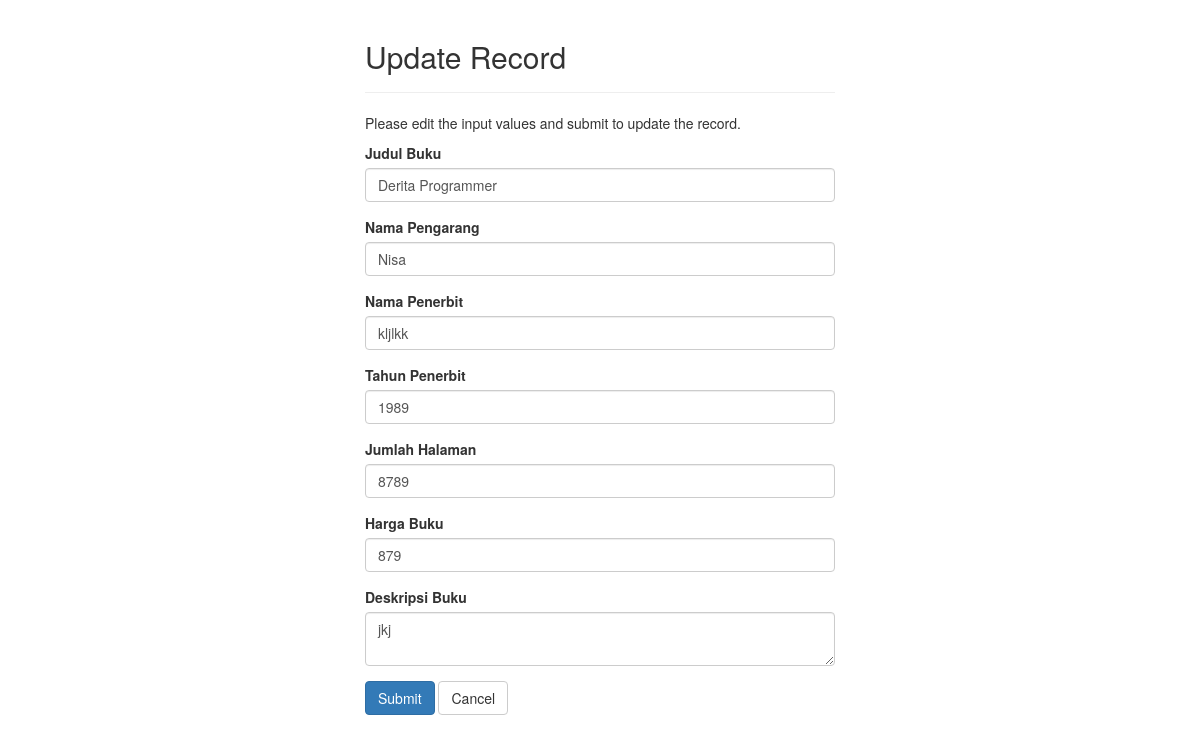
The app's page /update.php?id=2 with its own data.
### tables this page shows
CREATE TABLE `tabel_buku` (
  `id` int(11) NOT NULL,
  `judul` varchar(50) NOT NULL,
  `pengarang` varchar(50) NOT NULL,
  `penerbit` varchar(30) NOT NULL,
  `tahun` year(4) NOT NULL,
  `jumlah` int(10) NOT NULL,
  `harga` int(20) NOT NULL,
  `detail` varchar(1000) NOT NULL
);

### update.php (the view, shortened to what this page needs)
<?php
require_once "config.php";
$judul = $pengarang = $penerbit = $tahun = $jumlah = $harga = $detail = "";
$judul_err = $pengarang_err = $penerbit_err =  $tahun_err = $jumlah_err =  $harga_err = $detail_err ="";
if(isset($_POST["id"]) && !empty($_POST["id"])){
    $id = $_POST["id"];
   $input_judul = trim($_POST["judul"]);
   if(empty($input_judul)){
       $judul_err = "Isi Judul Buku";
   } else{
       $judul = $input_judul;
   }
   $input_pengarang = trim($_POST["pengarang"]);
   if(empty($input_pengarang)){
       $pengarang_err = "Isi Nama pengarang";
   } else{
       $pengarang = $input_pengarang;
   }
    $input_penerbit = trim($_POST["penerbit"]);
    if(empty($input_penerbit)){
        $penerbit_err = "Isi Nama Penerbit";
    } else{
        $penerbit = $input_penerbit;
    }
    $input_tahun = trim($_POST["tahun"]);
    if(empty($input_tahun)){
        $tahun_err = "Isi Tahun Penerbit";
    } else{
        $tahun = $input_tahun;
    }
    $input_jumlah = trim($_POST["jumlah"]);
    if(empty($input_jumlah)){
        $jumlah_err = "Isi Jumlah Halaman";
    } else{
        $jumlah = $input_jumlah;
    }
    $input_harga = trim($_POST["harga"]);
    if(empty($input_harga)){
        $harga_err = "Isi Harga Buku";
    } else{
        $harga = $input_harga;
    }
    $input_detail = trim($_POST["detail"]);
    if(empty($input_detail)){
        $detail_err = "Isi Detail Buku";
    } else{
        $detail = $input_detail;
    }
    if(empty($judul_err) && empty($pengarang_err) && empty($penerbit_err) && empty($tahun_err) && empty($jumlah_err) && empty($harga_err) && empty($detail_err)){
        $sql = "UPDATE tabel_buku SET judul=?, pengarang=?, penerbit=?, tahun=? , jumlah=?, harga=?, detail=? WHERE id=?";
        if($stmt = mysqli_prepare($link, $sql)){
            mysqli_stmt_bind_param($stmt, "sssssssi", $param_judul, $param_pengarang, $param_penerbit, $param_tahun, $param_jumlah, $param_harga, $param_detail , $param_id );
            $param_judul = $judul;
            $param_pengarang = $pengarang;
            $param_penerbit = $penerbit;
            $param_tahun = $tahun;
            $param_jumlah = $jumlah;
            $param_harga = $harga;
            $param_detail = $detail;
            $param_id = $id;
            if(mysqli_stmt_execute($stmt)){
                header("location: index.php");
                exit();
            } else{
                echo "Something went wrong. Please try again later.";
            }
        }
        mysqli_stmt_close($stmt);
    }
    mysqli_close($link);
} else{
    if(isset($_GET["id"]) && !empty(trim($_GET["id"]))){
        $sql = "SELECT * FROM tabel_buku WHERE id = ?";
        if($stmt = mysqli_prepare($link, $sql)){
            mysqli_stmt_bind_param($stmt, "i", $param_id);
            if(mysqli_stmt_execute($stmt)){
                $result = mysqli_stmt_get_result($stmt);
                if(mysqli_num_rows($result) == 1){
                    $row = mysqli_fetch_array($result, MYSQLI_ASSOC);
                    $judul = $row["judul"];
                    $pengarang = $row["pengarang"];
                    $penerbit = $row["penerbit"];
                    $tahun = $row["tahun"];
                    $jumlah = $row["jumlah"];
                    $harga = $row["harga"];
                    $detail = $row["detail"];
                } else{
                    header("location: error.php");
                    exit();
                }
            } else{
                echo "Oops! Something went wrong. Please try again later.";
            }
        }
    }  else{
        header("location: error.php");
        exit();
    }
}
?>
<!DOCTYPE html>
<html lang="en">
<head>
    <link rel="stylesheet" href="https://maxcdn.bootstrapcdn.com/bootstrap/3.3.7/css/bootstrap.css">
</head>
<body>
    <div class="wrapper">
        <div class="container-fluid">
            <div class="row">
                <div class="col-md-12">
                    <div class="page-header">
                        <h2>Update Record</h2>
                    </div>
                    <p>Please edit the input values and submit to update the record.</p>
                    <form action="<?php echo htmlspecialchars(basename($_SERVER['REQUEST_URI'])); ?>" method="post">
                    <div class="form-group <?php echo (!empty($judul_err)) ? 'has-error' : ''; ?>">
                                <label>Judul Buku</label>
                            <input type="text" name="judul" class="form-control" value="<?php echo $judul; ?>">
                        </div>
                        <div class="form-group <?php echo (!empty($pengarang_err)) ? 'has-error' : ''; ?>">
                            <label>Nama Pengarang</label>
                            <input type="text" name="pengarang" class="form-control" value="<?php echo $pengarang; ?>">
                        </div>
                        <div class="form-group <?php echo (!empty($penerbit_err)) ? 'has-error' : ''; ?>">
                            <label>Nama Penerbit</label>
                            <input type="text" name="penerbit" class="form-control" value="<?php echo $penerbit; ?>">
                        </div>
                        <div class="form-group <?php echo (!empty($tahun_err)) ? 'has-error' : ''; ?>">
                            <label>Tahun Penerbit</label>
                            <input type="text" name="tahun" class="form-control" value="<?php echo $tahun; ?>">
                        </div>
                        <div class="form-group <?php echo (!empty($jumlah_err)) ? 'has-error' : ''; ?>">
                            <label>Jumlah Halaman</label>
                            <input type="text" name="jumlah" class="form-control" value="<?php echo $jumlah; ?>">
                        </div>
                        <div class="form-group <?php echo (!empty($harga_err)) ? 'has-error' : ''; ?>">
                            <label>Harga Buku</label>
                            <input type="text" name="harga" class="form-control" value="<?php echo $harga; ?>">
                        </div>
                        <div class="form-group <?php echo (!empty($detail_err)) ? 'has-error' : ''; ?>">
                            <label>Deskripsi Buku</label>
                            <textarea name="detail" class="form-control"><?php echo $detail; ?></textarea>
                        </div>
                        <input type="submit" class="btn btn-primary" value="Submit">
                        <a href="home.php" class="btn btn-default">Cancel</a>
                    </form>
                </div>
            </div>
        </div>
    </div>
</body>
</html>

### update.php (style rules this page uses)
.wrapper { width: 500px; margin: 0 auto; }

### records on screen
tabel_buku: judul "Derita Programmer", pengarang "Nisa", penerbit "kljlkk", tahun "1989", jumlah "8789", harga "879", detail "jkj"
